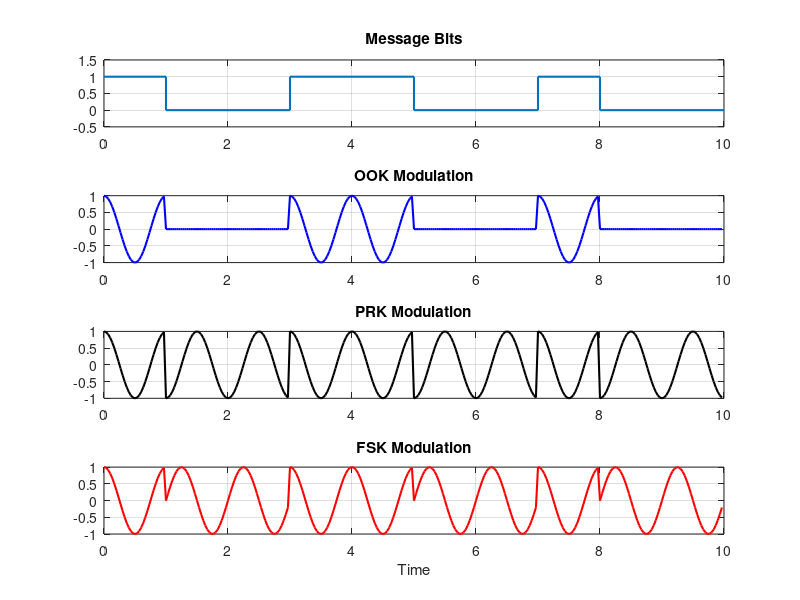
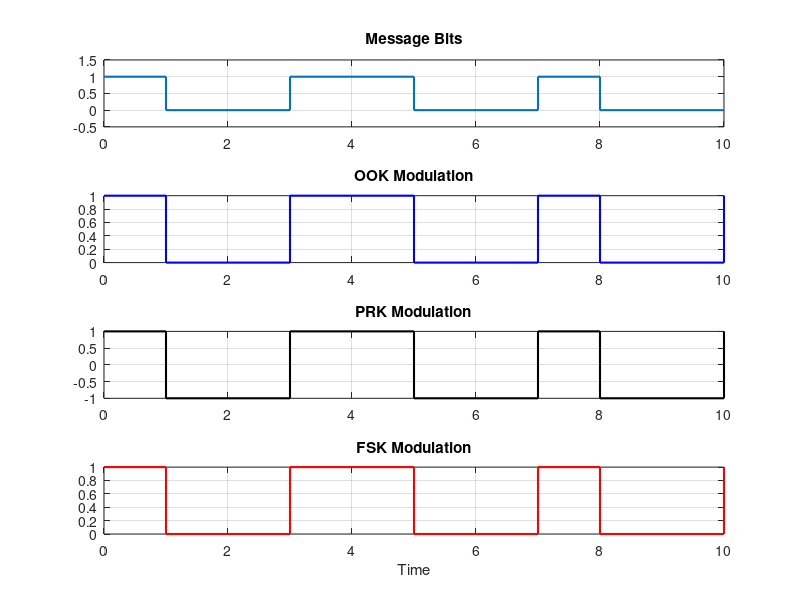
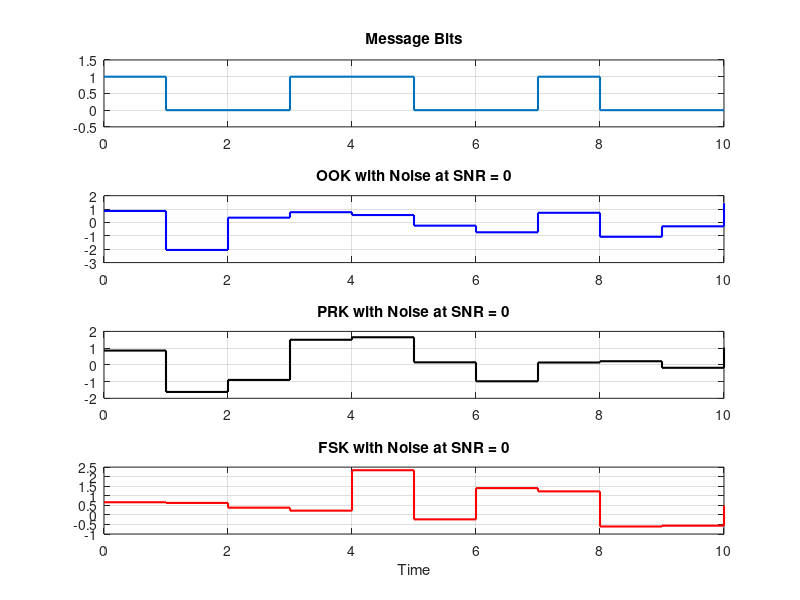
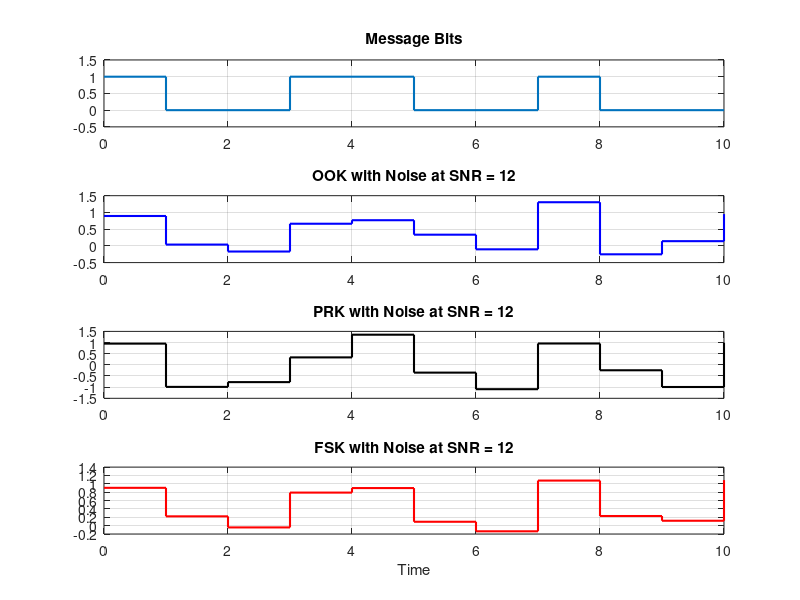

MATLAB code to generate these figures, in order:
%% Clear Workspace

clear all;
clc;

%%  Part(1):

%   Simulation Parameters:
%   Number of Bits/SNR = 1e4 bits
%   Signal To Noise Ratio Range = 0 to 60 db with 4 db steps

N_bits = 1e4;
SNR_range = 0 : 4 : 60;

%%  Part(2):

%   Generate Random Binary Data Vector

% Creating a Sequence of Zeroes of N_bits
% Looping though the whole sequence
% Generating a random number (1, 2) - 1 = (0, 1)
% Adding the random bit to the sequence

bit_seq = zeros(1, N_bits);

for index = 1:N_bits
    temp = randi(2) - 1;
    bit_seq(index) = bit_seq(index) + temp;
end

%%  Part(3.1):

%   Modulating the sequence to: OOK, PRK FSK

% Bit Period = 1/30
% Carrier Frequency = 1

ts = 1/30;
fs = 1/ts;
fc = 1;

tb = 0 : ts : 1-ts;
tt = 0 : ts : N_bits - ts;

% OOK
a1 = cos(2*pi*fc*tb)*1;
a0 = cos(2*pi*fc*tb)*0;

% PRK
p1 = cos(2*pi*fc*tb)*1;
p0 = cos(2*pi*fc*tb)*(-1);

% FSK
f1 = cos(2*pi*fc*tb);
f0 = sin(2*pi*fc*tb);

% Modulation

ook = [];
prk = [];
fsk = [];
for index = 1:N_bits
    if bit_seq(index) == 1
        ook = [ook a1];
        prk = [prk p1];
        fsk = [fsk f1];
    else
        ook = [ook a0];
        prk = [prk p0];
        fsk = [fsk f0];
    end
end

% Plot OOK, PRK, FSK

figure(1)
subplot(411)
stairs(0:10,[bit_seq(1:10) bit_seq(10)],'linewidth',1.5)
axis([0 10 -0.5 1.5])
title('Message Bits');grid on

t = 0 : ts : 10-ts;

subplot(412)
plot(t, ook(1 : 10/ts),'b','linewidth',1.5)
title('OOK Modulation');grid on

subplot(413)
plot(t, prk(1 : 10/ts),'k','linewidth',1.5)
title('PRK Modulation');grid on

subplot(414)
plot(t, fsk(1 : 10/ts),'r','linewidth',1.5)
title('FSK Modulation');grid on
xlabel('Time');

%%  Part(3.2):

%   Converting OOK, PRK, FSK with no Carrier

ts = 1;
fs = 1;

t = 0 : ts : 10;

% OOK
a1 = ones(1, 1/ts);
a0 = zeros(1, 1/ts);

% PRK
p1 = ones(1, 1/ts);
p0 = -1 * ones(1, 1/ts);

% FSK
f1 = ones(1, 1/ts);
f0 = i * ones(1, 1/ts);

% Modulation

ook_ = [];
prk_ = [];
fsk_ = [];
for index = 1:N_bits
    if bit_seq(index) == 1
        ook_ = [ook_ a1];
        prk_ = [prk_ p1];
        fsk_ = [fsk_ f1];
    else
        ook_ = [ook_ a0];
        prk_ = [prk_ p0];
        fsk_ = [fsk_ f0];
    end
end

% Plot OOK, PRK, FSK with no Carrier

figure(2)
subplot(411)
stairs(t,[bit_seq(1:10) bit_seq(10)],'linewidth',1.5)
axis([0 10 -0.5 1.5])
title('Message Bits');grid on

t = 0 : ts : 10;

subplot(412)
stairs(t, ook_(1 : 10/ts + 1),'b','linewidth',1.5)
title('OOK Modulation');grid on

subplot(413)
stairs(t, prk_(1 : 10/ts + 1),'k','linewidth',1.5)
title('PRK Modulation');grid on

subplot(414)
stairs(t, fsk_(1 : 10/ts + 1),'r','linewidth',1.5)
title('FSK Modulation');grid on
xlabel('Time');

%%  Part(4, 5, 6):

%   Part(4):

%   Applying Noise to Bits

OOK_BER_list = [];
PRK_BER_list = [];
FSK_BER_list = [];

OOK_noise_list = [];
PRK_noise_list = [];
FSK_noise_list = [];

for snr = SNR_range
    OOK_noise = awgn(ook_, snr, 'measured');
    PRK_noise = awgn(prk_, snr, 'measured');
    FSK_noise = awgn(fsk_, snr, 'measured');
    
    if snr == 0 | snr == 12 | snr == 60
        OOK_noise_list = [OOK_noise_list OOK_noise];
        PRK_noise_list = [PRK_noise_list PRK_noise];
        FSK_noise_list = [FSK_noise_list FSK_noise];
    end
    
    % Detection in Reciever
    OOK_Reciever = [];
    PRK_Reciever = [];
    FSK_Reciever = [];
    
%   Part(5):
    
    for index = 1:N_bits
        % OOK Detection
        if sum(real(OOK_noise(1+((index-1)*fs) : (index*fs))))/fs > 0.5
            OOK_Reciever = [OOK_Reciever 1];
        else
            OOK_Reciever = [OOK_Reciever 0];
        end
        % PRK Detection
        if sum(real(PRK_noise(1+((index-1)*fs) : (index*fs))))/fs > 0
            PRK_Reciever = [PRK_Reciever 1];
        else
            PRK_Reciever = [PRK_Reciever 0];
        end
        % FSK Detection
        if sum(real(FSK_noise(1+((index-1)*fs) : (index*fs))))/fs > 0.5
            FSK_Reciever = [FSK_Reciever 1];
        else
            FSK_Reciever = [FSK_Reciever 0];
        end
    end
    
%   Part(6):
    
    % Bit Error Rate Calculation
    OOK_BER = biterr(OOK_Reciever, bit_seq);
    PRK_BER = biterr(PRK_Reciever, bit_seq);
    FSK_BER = biterr(FSK_Reciever, bit_seq);
    
    OOK_BER = OOK_BER / N_bits;
    PRK_BER = PRK_BER / N_bits;
    FSK_BER = FSK_BER / N_bits;
    
    OOK_BER_list = [OOK_BER_list OOK_BER];
    PRK_BER_list = [PRK_BER_list PRK_BER];
    FSK_BER_list = [FSK_BER_list FSK_BER];
end

%%  Part(7):

%   Plot OOK, PRK, FSK with Noise at SNR = 0, 12, 60 db

for index = 2:4
    OOK_noise = OOK_noise_list(1 + (index - 2)*N_bits/ts : (index - 1)*N_bits/ts);
    PRK_noise = PRK_noise_list(1 + (index - 2)*N_bits/ts : (index - 1)*N_bits/ts);
    FSK_noise = FSK_noise_list(1 + (index - 2)*N_bits/ts : (index - 1)*N_bits/ts);
    
    if index == 2
        SNR_num = '0';
    elseif index == 3
        SNR_num = '12';
    elseif index == 4
        SNR_num = '60';
    end
    
    figure(index + 1)
    subplot(411)
    stairs(0:10,[bit_seq(1:10) bit_seq(10)],'linewidth',1.5)
    axis([0 10 -0.5 1.5])
    title('Message Bits');grid on

    t = 0 : ts : 10;

    subplot(412)
    stairs(t, OOK_noise(1 : 10/ts + 1),'b','linewidth',1.5)
    title(['OOK with Noise at SNR = ' SNR_num]);grid on

    subplot(413)
    stairs(t, PRK_noise(1 : 10/ts + 1),'k','linewidth',1.5)
    title(['PRK with Noise at SNR = ' SNR_num]);grid on

    subplot(414)
    stairs(t, FSK_noise(1 : 10/ts + 1),'r','linewidth',1.5)
    title(['FSK with Noise at SNR = ' SNR_num]);grid on
    xlabel('Time');
    
end

%%  Part(8):

%   Plotting BER against SNR

figure(6)
semilogy(SNR_range, OOK_BER_list, 'b','linewidth',2)
title('BER Vs SNR')
grid on;
hold on
semilogy(SNR_range, FSK_BER_list,'r','linewidth',2)
semilogy(SNR_range, PRK_BER_list, 'k','linewidth',2)
xlabel('SNR(dB)')
ylabel('BER')
hold off
legend('OOK','FSK','PRK');
